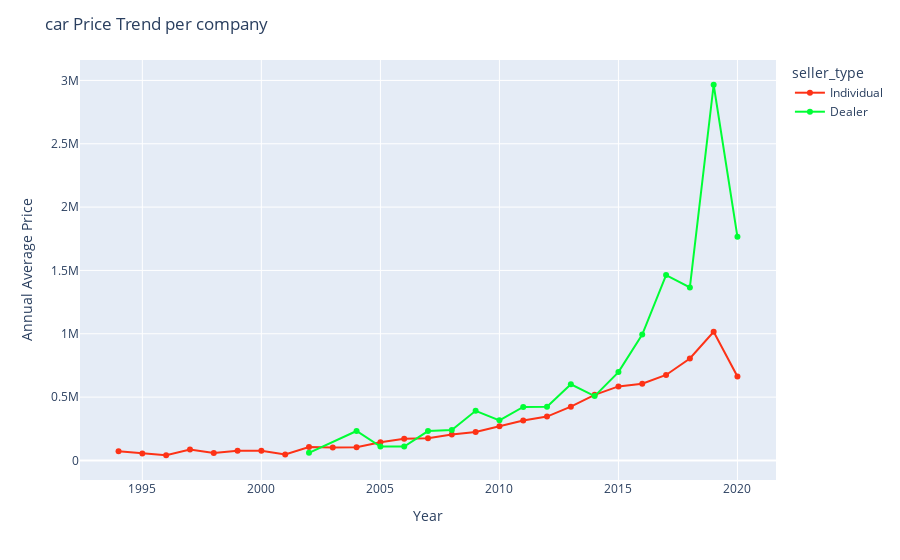

Write notebook code for a chart like this one.
### Markdown cell above
luxury cars are from the range of 2005 and is always costlier followed by premium followed by Economy

### Code cell
price_bycompany = cars.groupby(['year', 'seller_type'])['selling_price'].mean().reset_index(name ='selling_price').round(2)

fig = px.line(price_bycompany
                   ,x='year', y = "selling_price", 
                   color = "seller_type", color_discrete_sequence=px.colors.qualitative.Light24)
fig.update_traces(mode='markers+lines')
fig.update_layout(
    title="car Price Trend per company",
    xaxis_title="Year",
    yaxis_title="Annual Average Price")
fig.show()

### Figure 1 — Plotly figure (JSON) as saved in the notebook; plotly's stock layout.template omitted (floating-point values rounded to 4 significant figures)
{"data": [{"hovertemplate": "seller_type=Individual<br>year=%{x}<br>selling_price=%{y}<extra></extra>", "legendgroup": "Individual", "line": {"color": "#FD3216", "dash": "solid"}, "marker": {"symbol": "circle"}, "mode": "markers+lines", "name": "Individual", "orientation": "v", "showlegend": true, "type": "scatter", "x": ["1994-01-01T00:00:00", "1995-01-01T00:00:00", "1996-01-01T00:00:00", "1997-01-01T00:00:00", "1998-01-01T00:00:00", "1999-01-01T00:00:00", "2000-01-01T00:00:00", "2001-01-01T00:00:00", "2002-01-01T00:00:00", "2003-01-01T00:00:00", "2004-01-01T00:00:00", "2005-01-01T00:00:00", "2006-01-01T00:00:00", "2007-01-01T00:00:00", "2008-01-01T00:00:00", "2009-01-01T00:00:00", "2010-01-01T00:00:00", "2011-01-01T00:00:00", "2012-01-01T00:00:00", "2013-01-01T00:00:00", "2014-01-01T00:00:00", "2015-01-01T00:00:00", "2016-01-01T00:00:00", "2017-01-01T00:00:00", "2018-01-01T00:00:00", "2019-01-01T00:00:00", "2020-01-01T00:00:00"], "xaxis": "x", "y": [72000, 55000, 41000, 86111, 57890.0, 76930.0, 76460.0, 46500, 106200.0, 101600.0, 104400.0, 144200.0, 171100.0, 175600.0, 204100.0, 224500.0, 270100.0, 315200.0, 346200.0, 424900.0, 517900.0, 584400.0, 605600.0, 674900.0, 805000.0, 1016000.0, 662900.0], "yaxis": "y"}, {"hovertemplate": "seller_type=Dealer<br>year=%{x}<br>selling_price=%{y}<extra></extra>", "legendgroup": "Dealer", "line": {"color": "#00FE35", "dash": "solid"}, "marker": {"symbol": "circle"}, "mode": "markers+lines", "name": "Dealer", "orientation": "v", "showlegend": true, "type": "scatter", "x": ["2002-01-01T00:00:00", "2004-01-01T00:00:00", "2005-01-01T00:00:00", "2006-01-01T00:00:00", "2007-01-01T00:00:00", "2008-01-01T00:00:00", "2009-01-01T00:00:00", "2010-01-01T00:00:00", "2011-01-01T00:00:00", "2012-01-01T00:00:00", "2013-01-01T00:00:00", "2014-01-01T00:00:00", "2015-01-01T00:00:00", "2016-01-01T00:00:00", "2017-01-01T00:00:00", "2018-01-01T00:00:00", "2019-01-01T00:00:00", "2020-01-01T00:00:00"], "xaxis": "x", "y": [60000, 232500, 110000, 110000, 231750, 240900.0, 391700.0, 316700.0, 422800.0, 424100.0, 600900.0, 508100.0, 697400.0, 993600.0, 1463000.0, 1366000.0, 2966000.0, 1765000], "yaxis": "y"}], "layout": {"legend": {"title": {"text": "seller_type"}, "tracegroupgap": 0}, "margin": {"t": 60}, "title": {"text": "car Price Trend per company"}, "xaxis": {"anchor": "y", "domain": [0, 1], "title": {"text": "Year"}}, "yaxis": {"anchor": "x", "domain": [0, 1], "title": {"text": "Annual Average Price"}}}}
